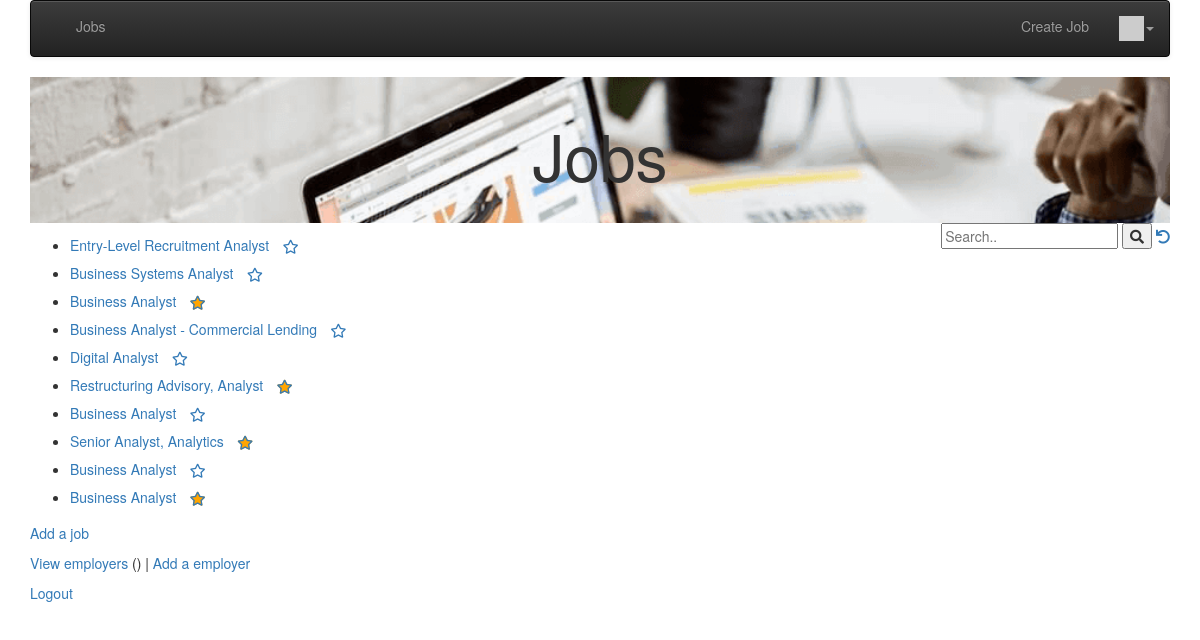
The app's page / (signed in) with its own data.
### jobs/models.py (models this page shows, shortened)
class Job(models.Model) :
    title = models.CharField(
            max_length=200,
            validators=[MinLengthValidator(2, "Employer must be greater than 2 characters")]
    )
    employer = models.ForeignKey(Employer, on_delete=models.CASCADE,null=True)
    location = models.ForeignKey(Location, on_delete=models.CASCADE,null=True)
    salary_l = models.IntegerField(null=True)
    salary_h = models.IntegerField(null=True)
    description = models.TextField()
    owner = models.ForeignKey(settings.AUTH_USER_MODEL, on_delete=models.CASCADE,null=True)
    comments = models.ManyToManyField(settings.AUTH_USER_MODEL,
        through='Comment', related_name='comments_owned')
    created_at = models.DateTimeField(auto_now_add=True)
    updated_at = models.DateTimeField(auto_now=True)
    favorites = models.ManyToManyField(settings.AUTH_USER_MODEL,
        through='Fav', related_name='favorite_jobs')

### jobs/views.py (the view)
# urls.py: path('', views.JobListView.as_view()),
class JobListView(OwnerListView):
    model = Job
    template_name = "jobs/job_list.html"
    def get(self, request) :
        strval =  request.GET.get("search", False)
        if strval :
            query = Q(title__contains=strval)
            query.add(Q(employer__name__contains=strval), Q.OR)
            query.add(Q(location__name__contains=strval), Q.OR)
            query.add(Q(description__contains=strval), Q.OR)
            job_list = Job.objects.filter(query).select_related().order_by('-updated_at')[:10]
        else :
            job_list = Job.objects.all().order_by('-updated_at')[:10]
        employ_count =Employer.objects.all().count()
        favorites = list()
        if request.user.is_authenticated:
            rows = request.user.favorite_jobs.values('id')
            favorites = [ row['id'] for row in rows ]
        for obj in job_list:
            obj.natural_updated = naturaltime(obj.updated_at)
        ctx = {'job_list' : job_list, 'favorites': favorites,'employ_count':employ_count,'search':strval}
        dump_queries()
        return render(request, self.template_name, ctx)

### homepage/context_processors.py (called while the page is built)
def settings(request):
    return {
        'settings': django_settings,
    }

### homepage/templatetags/app_tags.py (called while the page is built)
@register.filter(name='gravatar')
def gravatar(user, size=35):
    email = str(user.email.strip().lower()).encode('utf-8')
    email_hash = md5(email).hexdigest()
    url = "//www.gravatar.com/avatar/{0}?s={1}&d=identicon&r=PG"
    return url.format(email_hash, size)

### jobs/utils.py (called while the page is built)
def dump_queries() :
    qs = connection.queries
    for q in qs:
        print(q)

### jobs/templates/jobs/job_list.html (shortened to what this page needs)
{% extends "base_menu.html" %}
{% block content %}
<header>
  <h1>Jobs</h1>
</header>
<div style="float:right">
 <form>
   <input type="text" placeholder="Search.." name="search"
   >
   <button type="submit"><i class="fa fa-search"></i></button>
 <a href="{% url 'jobs:all' %}"><i class="fa fa-undo"></i></a>
 </form>
 </div>
<p>
{% if job_list %}
<ul>
  {% for job in job_list %}
    <li>
        <a href="{% url 'jobs:job_detail'  job.id %}">{{ job.title }}</a>
        {% if user.is_authenticated %}
        <a href="#" onclick=
            "favPost('{% url 'jobs:job_unfavorite' job.id %}', {{ job.id }} );return false;"
            id="favorite_star_{{job.id}}">
        <span class="fa-stack" style="vertical-align: middle;">
        <i class="fa fa-star fa-stack-1x" style="color: orange;"></i>
        <i class="fa fa-star-o fa-stack-1x"></i>
        </span>
        </a>
        <a href="#" onclick=
             "favPost('{% url 'jobs:job_favorite' job.id %}', {{ job.id }} );return false;"
            id="unfavorite_star_{{job.id}}">
        <span class="fa-stack" style="vertical-align: middle;">
        <i class="fa fa-star-o fa-stack-1x"></i>
        </span>
        </a>
        {% endif %}
    </li>
  {% endfor %}
</ul>
{% else %}
  <p>There are no jobs in the database.</p>
{% endif %}
</p>
<p>
  {% if employ_count > 0 %}
    <a href="{% url 'jobs:job_create' %}">Add a job</a>
  {% else %}
    Please add an employer before you add a job.
  {% endif %}
</p>
<p>
  <a href="{% url 'jobs:employer_list' %}">View employers</a> ({{ employer_count }}) |
  <a href="{% url 'jobs:employer_create' %}">Add a employer</a>
</p>
<p>
{% if user.is_authenticated %}
<a href="{% url 'logout' %}?next={% url 'jobs:all' %}">Logout</a>
{% else %}
<a href="{% url 'login' %}?next={% url 'jobs:all' %}">Login</a>
{% endif %}
</p>
{% endblock %}

### homepage/templates/base_menu.html (shortened to what this page needs)
{% extends "base_bootstrap.html" %}
{% block navbar %}
{% load app_tags %}
<nav class="navbar navbar-default navbar-inverse">
  <div class="container-fluid">
    <div class="navbar-header">
        <a class="navbar-brand" href="/">{{ settings.APP_NAME }}</a>
    </div>
    <ul class="nav navbar-nav">
      {% url 'jobs' as jobs %}
      <li {% if request.get_full_path == jobs %}class="active"{% endif %}>
          <a href="{% url 'jobs:all' %}">Jobs</a></li>
    </ul>
    <ul class="nav navbar-nav navbar-right">
        {% if user.is_authenticated %}
        <li>
        <a href="{% url 'jobs:job_create' %}">Create Job</a>
        </li>
        <li class="dropdown">
            <a href="#" data-toggle="dropdown" class="dropdown-toggle">
                <img style="width: 25px;" src="{{ user|gravatar:80 }}"/><b class="caret"></b>
            </a>
        </li>
        {% else %}
        <li>
        <a href="{% url 'login' %}?next={% url 'jobs:all' %}">Login</a>
        </li>
        {% endif %}
    </ul>
  </div>
</nav>
{% endblock %}

### homepage/templates/base_bootstrap.html (shortened to what this page needs)
<!DOCTYPE html>
<html>
<head>
<link rel="stylesheet"
    href="https://maxcdn.bootstrapcdn.com/bootstrap/3.4.0/css/bootstrap.min.css"
>
<link rel="stylesheet"
    href="https://maxcdn.bootstrapcdn.com/bootstrap/3.4.0/css/bootstrap-theme.min.css"
>
<link rel="stylesheet"
    href="https://code.jquery.com/ui/1.12.1/themes/ui-lightness/jquery-ui.css"
>
<link rel="stylesheet" href="https://use.fontawesome.com/releases/v5.8.1/css/all.css">
<link rel="stylesheet" href="https://use.fontawesome.com/releases/v5.8.1/css/v4-shims.css">
</head>
<body>
<div class="container">
{% block navbar %} {% endblock %}
{% block content %}
{% endblock %}
</div>
</body>
</html>

### records on screen
Job: title "Entry-Level Recruitment Analyst"
Job: title "Business Systems Analyst"
Job: title "Business Analyst"
Job: title "Business Analyst - Commercial Lending"
Job: title "Digital Analyst"
Job: title "Restructuring Advisory, Analyst"
Job: title "Business Analyst"
Job: title "Senior Analyst, Analytics"
Job: title "Business Analyst"
Job: title "Business Analyst"
